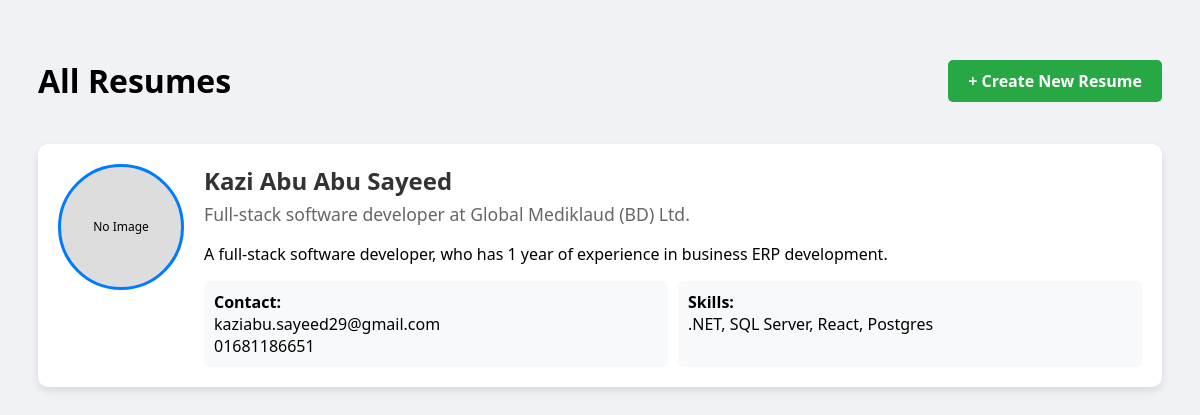
Before: / with the older database file.
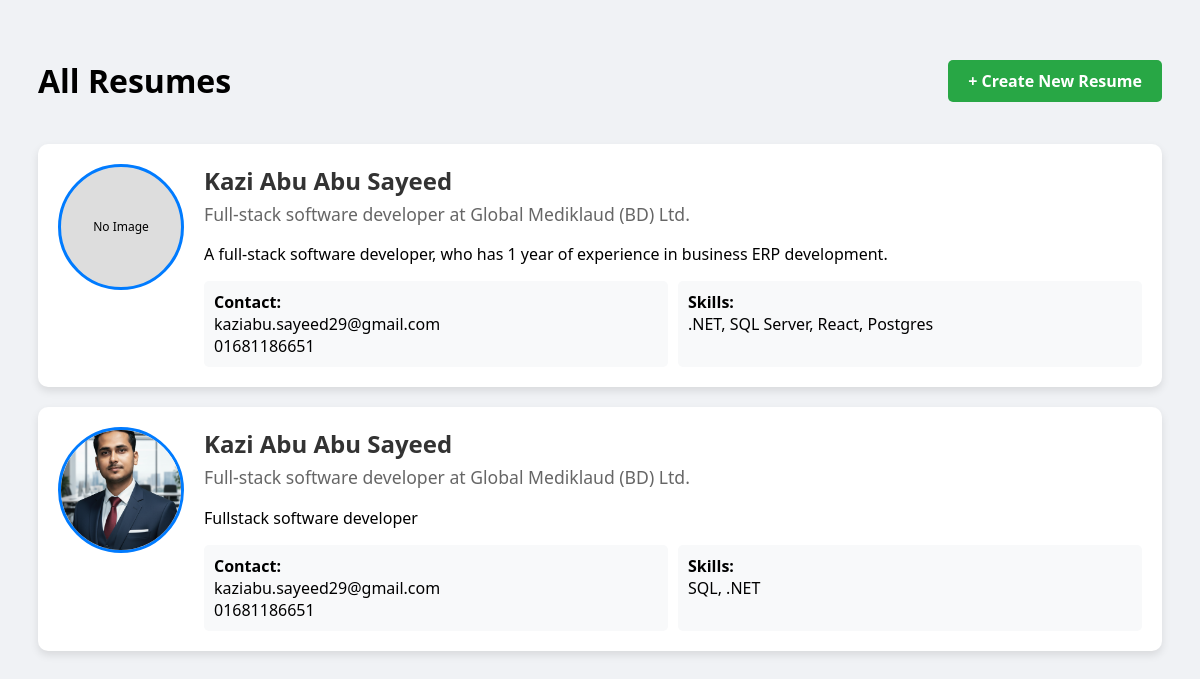
After: the same page with the newer database file.
### resumes/models.py (models this page shows, shortened)
class ResumeModel(models.Model):
    full_name = models.CharField(max_length=100)
    profile_picture = models.ImageField(upload_to='profiles/', blank=True, null=True)
    email = models.EmailField()
    phone = models.CharField(max_length=20)
    address = models.TextField()
    summary = models.TextField(help_text="Short personal objective")
    degree = models.CharField(max_length=100)
    institute_name = models.CharField(max_length=150)
    year_of_graduation = models.IntegerField()
    company_name = models.CharField(max_length=150)
    position = models.CharField(max_length=100)
    years_of_experience = models.IntegerField()
    skills = models.TextField(help_text="Comma-separated skills (e.g. Python, Django, SQL)")
    hobbies = models.TextField(help_text="Comma-separated hobbies")
    achievements = models.TextField(help_text="Comma-separated achievements")
    created_at = models.DateTimeField(auto_now_add=True)

### resumes/views.py (the view)
# urls.py: path('', views.resume_list, name='resume_list'),
def resume_list(request):
    resumes = ResumeModel.objects.all()
    return render(request, 'resumes/resume_list.html', {'resumes':resumes})

### resumes/templates/resumes/resume_list.html (shortened to what this page needs)
<!DOCTYPE html>
<html lang="en">
<head>
</head>
<body>
    <div class="header">
        <h1>All Resumes</h1>
        <a href="{% url 'resume_create' %}" class="btn-create">+ Create New Resume</a>
    </div>
    {% for resume in resumes %}
    <div class="resume-card">
        {% if resume.profile_picture %}
        <img src="{{ resume.profile_picture.url }}" alt="Profile Picture" class="profile-pic">
        {% else %}
        <div class="profile-pic"
            style="background:#ddd; display:flex; align-items:center; justify-content:center; text-align:center; font-size:12px;">
            No Image</div>
        {% endif %}
        <div class="details">
            <h2>{{ resume.full_name }}</h2>
            <p class="subtitle">{{ resume.position }} at {{ resume.company_name }}</p>
            <p>{{ resume.summary }}</p>
            <div class="info-grid">
                <div class="info-box">
                    <strong>Contact:</strong><br>
                    {{ resume.email }} <br> {{ resume.phone }}
                </div>
                <div class="info-box">
                    <strong>Skills:</strong><br>
                    {{ resume.skills }}
                </div>
            </div>
        </div>
    </div>
    {% empty %}
    <div class="resume-card">
        <p>No resumes found. Go build one!</p>
    </div>
    {% endfor %}
</body>
</html>

### resumes/templates/resumes/resume_list.html (style rules this page uses)
body { font-family: 'Segoe UI', Tahoma, Geneva, Verdana, sans-serif; background-color: #f0f2f5; padding: 30px; }
.header { display: flex; justify-content: space-between; align-items: center; margin-bottom: 20px; }
.btn-create { background-color: #28a745; color: white; padding: 10px 20px; text-decoration: none; border-radius: 5px; font-weight: bold; }
.resume-card { background: white; padding: 20px; border-radius: 10px; box-shadow: 0 4px 8px rgba(0, 0, 0, 0.1); margin-bottom: 20px; display: flex; gap: 20px; }
.profile-pic { width: 120px; height: 120px; border-radius: 50%; object-fit: cover; border: 3px solid #007bff; }
.details { flex: 1; }
.details h2 { margin-top: 0; color: #333; margin-bottom: 5px; }
.subtitle { color: #666; font-size: 1.1em; margin-top: 0; }
.info-grid { display: grid; grid-template-columns: 1fr 1fr; gap: 10px; margin-top: 15px; }
.info-box { background: #f8f9fa; padding: 10px; border-radius: 5px; }

Changed rows visible on the page:
added ResumeModel: profile_picture (picture), full_name "Kazi Abu Abu Sayeed", position "Full-stack software developer", company_name "Global Mediklaud (BD) Ltd.", summary "Fullstack software developer", email "kaziabu.sayeed29@gmail.com", phone "01681186651", skills "SQL, .NET"
